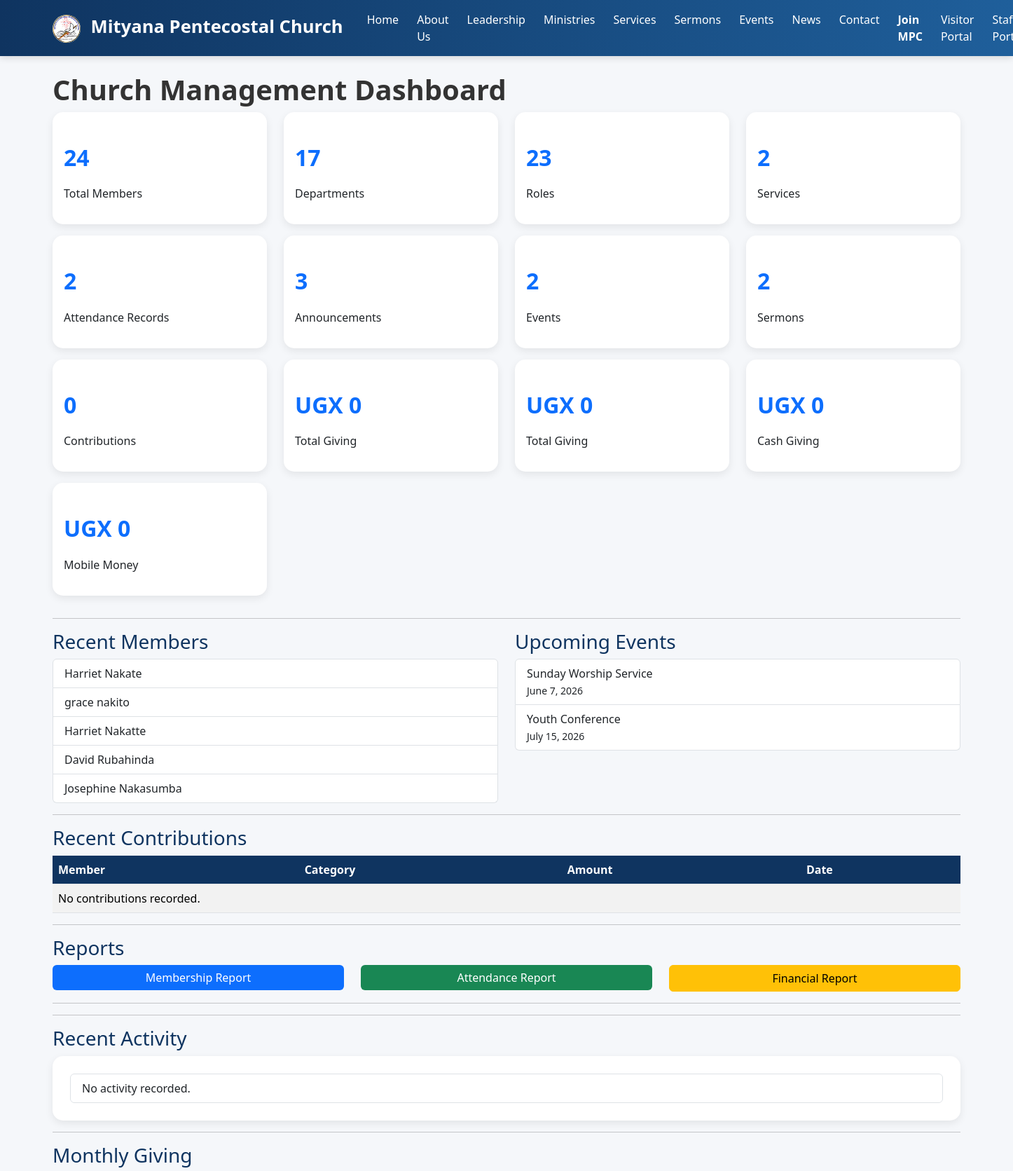
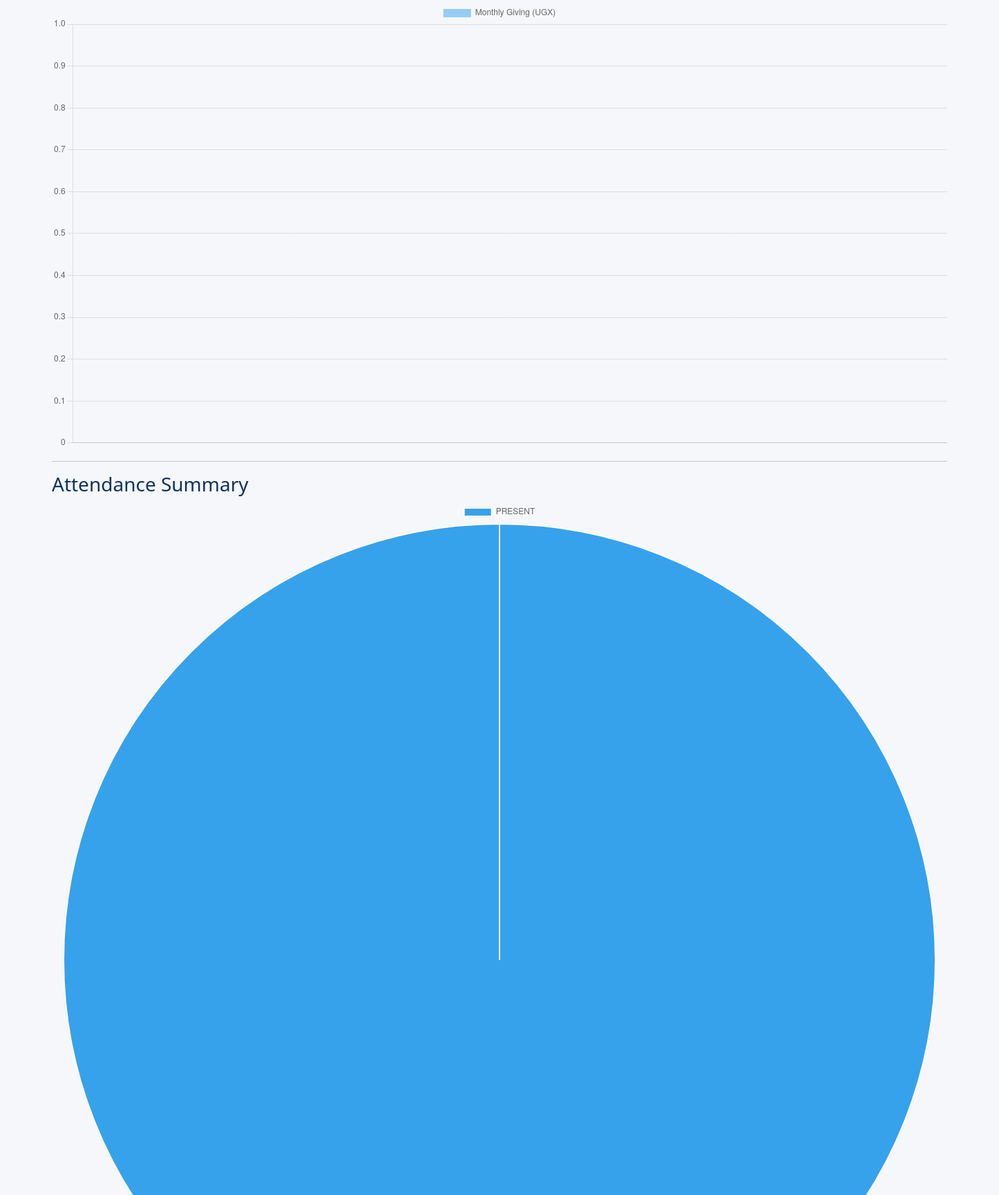
Screenshot of /dashboard/ (signed in, upper part) with the database file from the repository (2 pictures, top to bottom).
### members/models.py (models this page shows, shortened)
class Member(models.Model):
    MEMBERSHIP_STATUS = [
        ('ACTIVE', 'Active'),
        ('VISITOR', 'Visitor'),
        ('INACTIVE', 'Inactive'),
    ]
    user = models.OneToOneField(
        settings.AUTH_USER_MODEL,
        on_delete=models.SET_NULL,
        null=True,
        blank=True
    )
    first_name = models.CharField(max_length=100)
    last_name = models.CharField(max_length=100)
    gender = models.CharField(
        max_length=1,
        choices=[
            ('M', 'Male'),
            ('F', 'Female')
        ]
    )
    department = models.ForeignKey(
        Department,
        on_delete=models.SET_NULL,
        null=True,
        blank=True
    )
    role = models.ForeignKey(
    Role,
    on_delete=models.SET_NULL,
    null=True,
    blank=True
    )
    status = models.CharField(
        max_length=20,
        choices=MEMBERSHIP_STATUS,
        default='ACTIVE'
    )
    phone_number = models.CharField(
        max_length=20,
        blank=True
    )
    email = models.EmailField(
        blank=True
    )
    whatsapp_number = models.CharField(
       max_length=20,
       blank=True
    )
    next_of_kin = models.CharField(
       max_length=255,
       blank=True
    )
    next_of_kin_contact = models.CharField(
       max_length=20,
       blank=True
    )
    village = models.CharField(
       max_length=100,
       blank=True
    )
    parish = models.CharField(
       max_length=100,
       blank=True
    )
    sub_county = models.CharField(
       max_length=100,
       blank=True
    )
    district = models.CharField(
       max_length=100,
       blank=True
    )
    birthday = models.DateField(
        null=True,
        blank=True
    )
    MARITAL_STATUS_CHOICES = [
        ('SINGLE', 'Single'),
        ('MARRIED', 'Married'),
        ('DIVORCED', 'Divorced'),
        ('WIDOWED', 'Widowed'),
    ]
    marital_status = models.CharField(
        max_length=20,
        choices=MARITAL_STATUS_CHOICES,
        blank=True
    )
    number_of_children = models.PositiveIntegerField(
        default=0
    )
    occupation = models.CharField(
        max_length=100,
        blank=True
    )
    employer = models.CharField(
        max_length=255,
        blank=True
    )
    place_of_work = models.CharField(
        max_length=255,
        blank=True
    )
    education_level = models.CharField(
        max_length=100,
        blank=True
    )
    is_student = models.BooleanField(
        default=False
    )
    school_name = models.CharField(
        max_length=255,
        blank=True
    )
    is_renting = models.BooleanField(
        default=False
    )
    landlord_name = models.CharField(
        max_length=255,
        blank=True
    )
    date_saved = models.DateField(
        null=True,
        blank=True
    )
    church_where_saved = models.CharField(
        max_length=255,
        blank=True
    )
    is_baptized = models.BooleanField(
        default=False
    )
    baptism_date = models.DateField(
        null=True,
        blank=True
    )
    baptism_place = models.CharField(
        max_length=255,
        blank=True
    )
    former_church = models.CharField(
        max_length=255,
        blank=True
    )
    former_pastor = models.CharField(
        max_length=255,
        blank=True
    )
    previous_ministry = models.CharField(
        max_length=255,
        blank=True
    )
    desired_ministry = models.ForeignKey(
        Department,
        on_delete=models.SET_NULL,
        null=True,
        blank=True,
        related_name='interested_members'
    )
    years_at_mpc = models.PositiveIntegerField(
        default=0
    )
    address = models.CharField(
        max_length=255,
        blank=True
    )
    date_joined = models.DateField(
        null=True,
        blank=True
    )
    is_active = models.BooleanField(
        default=True
    )
    created_at = models.DateTimeField(
        auto_now_add=True
    )

### events/models.py (models this page shows, shortened)
class Event(models.Model):
    title = models.CharField(max_length=200)
    description = models.TextField()
    event_date = models.DateField()
    event_time = models.TimeField()
    venue = models.CharField(max_length=200)
    is_active = models.BooleanField(default=True)
    created_at = models.DateTimeField(auto_now_add=True)
    class Meta:
        ordering = ['event_date']

### dashboard/views.py (the view)
@login_required
def dashboard_home(request):
    total_amount = Contribution.objects.aggregate(
        total=Sum('amount')
    )['total'] or 0
    mobile_money_total = Contribution.objects.filter(
        payment_method='MOBILE_MONEY'
    ).aggregate(
        total=Sum('amount')
    )['total'] or 0
    cash_total = Contribution.objects.filter(
        payment_method='CASH'
    ).aggregate(
        total=Sum('amount')
    )['total'] or 0
    recent_members = Member.objects.order_by(
    '-created_at'
    )[:5]
    recent_contributions = Contribution.objects.order_by(
        '-contribution_date'
    )[:5]
    upcoming_events = Event.objects.filter(
        is_active=True
    ).order_by(
        'event_date'
    )[:5]
    recent_announcements = Announcement.objects.filter(
        is_active=True
    ).order_by(
        '-created_at'
    )[:5]
    recent_activity = ActivityLog.objects.order_by(
        '-created_at'
    )[:10]
    monthly_giving = list(
        Contribution.objects
        .annotate(month=TruncMonth('contribution_date'))
        .values('month')
        .annotate(total=Sum('amount'))
        .order_by('month')
    )
    attendance_summary = list(
        Attendance.objects
        .values('status')
        .annotate(total=Count('id'))
    )
    today = date.today()
    birthdays = Member.objects.filter(
        birthday__month=today.month,
        birthday__day=today.day
    )
    context = {
        'member_count': Member.objects.count(),
        'department_count': Department.objects.count(),
        'role_count': Role.objects.count(),
        'announcement_count': Announcement.objects.count(),
        'event_count': Event.objects.count(),
        'sermon_count': Sermon.objects.count(),
        'attendance_count': Attendance.objects.count(),
        'service_count': Service.objects.count(),
        'total_contributions': Contribution.objects.count(),
        'total_amount': total_amount,
        'mobile_money_total': mobile_money_total,
        'cash_total': cash_total,
        'recent_members': recent_members,
        'recent_contributions': recent_contributions,
        'upcoming_events': upcoming_events,
        'recent_announcements': recent_announcements,
        'recent_activity': recent_activity,
        'monthly_giving': monthly_giving,
        'attendance_summary': attendance_summary,
        'birthdays': birthdays,
    }
    return render(
        request,
        'dashboard/home.html',
        context
    )

### templates/dashboard/home.html (shortened to what this page needs)
{% extends 'base.html' %}
{% block content %}
<h1>Church Management Dashboard</h1>
<div class="row">
    <div class="col-md-3">
        <div class="card p-3 mb-3">
            <h2>{{ member_count }}</h2>
            <p>Total Members</p>
        </div>
    </div>
    <div class="col-md-3">
        <div class="card p-3 mb-3">
            <h2>{{ department_count }}</h2>
            <p>Departments</p>
        </div>
    </div>
    <div class="col-md-3">
        <div class="card p-3 mb-3">
            <h2>{{ role_count }}</h2>
            <p>Roles</p>
        </div>
    </div>
    <div class="col-md-3">
        <div class="card p-3 mb-3">
            <h2>{{ service_count }}</h2>
            <p>Services</p>
        </div>
    </div>
</div>
<div class="row">
    <div class="col-md-3">
        <div class="card p-3 mb-3">
            <h2>{{ attendance_count }}</h2>
            <p>Attendance Records</p>
        </div>
    </div>
    <div class="col-md-3">
        <div class="card p-3 mb-3">
            <h2>{{ announcement_count }}</h2>
            <p>Announcements</p>
        </div>
    </div>
    <div class="col-md-3">
        <div class="card p-3 mb-3">
            <h2>{{ event_count }}</h2>
            <p>Events</p>
        </div>
    </div>
    <div class="col-md-3">
        <div class="card p-3 mb-3">
            <h2>{{ sermon_count }}</h2>
            <p>Sermons</p>
        </div>
    </div>
    <div class="col-md-3">
        <div class="card p-3 mb-3">
            <h2>{{ total_contributions }}</h2>
            <p>Contributions</p>
        </div>
    </div>
    <div class="col-md-3">
        <div class="card p-3 mb-3">
            <h2>UGX {{ total_amount }}</h2>
            <p>Total Giving</p>
        </div>
    </div>
    <div class="col-md-3">
        <div class="card p-3 mb-3">
            <h2>UGX {{ total_amount }}</h2>
            <p>Total Giving</p>
        </div>
    </div>
    <div class="col-md-3">
        <div class="card p-3 mb-3">
            <h2>UGX {{ cash_total }}</h2>
            <p>Cash Giving</p>
        </div>
    </div>
    <div class="col-md-3">
        <div class="card p-3 mb-3">
            <h2>UGX {{ mobile_money_total }}</h2>
            <p>Mobile Money</p>
        </div>
    </div>
</div>
<hr>
<div class="row">
    <div class="col-md-6">
        <h3>Recent Members</h3>
        <ul class="list-group">
            {% for member in recent_members %}
            <li class="list-group-item">
                {{ member.first_name }}
                {{ member.last_name }}
            </li>
            {% empty %}
            <li class="list-group-item">
                No members found.
            </li>
            {% endfor %}
        </ul>
    </div>
    <div class="col-md-6">
        <h3>Upcoming Events</h3>
        <ul class="list-group">
            {% for event in upcoming_events %}
            <li class="list-group-item">
                {{ event.title }}
                <br>
                <small>
                    {{ event.event_date }}
                </small>
            </li>
            {% empty %}
            <li class="list-group-item">
                No upcoming events.
            </li>
            {% endfor %}
        </ul>
    </div>
</div>
<hr>
<h3>Recent Contributions</h3>
<table class="table table-striped">
    <thead>
        <tr>
            <th>Member</th>
            <th>Category</th>
            <th>Amount</th>
            <th>Date</th>
        </tr>
    </thead>
    <tbody>
        {% for contribution in recent_contributions %}
        <tr>
            <td>
                {{ contribution.member }}
            </td>
            <td>
                {{ contribution.category }}
            </td>
            <td>
                UGX {{ contribution.amount }}
            </td>
            <td>
                {{ contribution.contribution_date }}
            </td>
        </tr>
        {% empty %}
        <tr>
            <td colspan="4">
                No contributions recorded.
            </td>
        </tr>
        {% endfor %}
    </tbody>
</table>
<hr>
<h3>Reports</h3>
<div class="row">
    <div class="col-md-4">
        <a href="/reports/membership/"
           class="btn btn-primary w-100">
            Membership Report
        </a>
    </div>
    <div class="col-md-4">
        <a href="/reports/attendance/"
           class="btn btn-success w-100">
            Attendance Report
        </a>
    </div>
    <div class="col-md-4">
        <a href="/reports/finance/"
           class="btn btn-warning w-100">
            Financial Report
        </a>
    </div>
</div>
<hr>
<hr>
<h3>Recent Activity</h3>
<div class="card">
    <div class="card-body">
        <ul class="list-group">
            {% for activity in recent_activity %}
            <li class="list-group-item">
                <strong>
                    {{ activity.user }}
                </strong>
                -
                {{ activity.action }}
                <br>
                <small class="text-muted">
                    {{ activity.created_at }}
                </small>
            </li>
            {% empty %}
            <li class="list-group-item">
                No activity recorded.
            </li>
            {% endfor %}
        </ul>
    </div>
</div>
<hr>
<h3>Monthly Giving</h3>
<canvas id="givingChart"></canvas>
<script>
const givingData = JSON.parse(
    document.getElementById(
        'monthly-giving-data'
    ).textContent
);
const labels = givingData.map(
    item => item.month.substring(0, 7)
);
const totals = givingData.map(
    item => item.total
);
new Chart(
    document.getElementById(
        'givingChart'
    ),
    {
        type: 'bar',
        data: {
            labels: labels,
            datasets: [{
                label: 'Monthly Giving (UGX)',
                data: totals
            }]
        }
    }
);
</script>
<hr>
<h3>Attendance Summary</h3>
<canvas id="attendanceChart"></canvas>
<script>
const attendanceData = JSON.parse(
    document.getElementById(
        'attendance-data'
    ).textContent
);
new Chart(
    document.getElementById(
        'attendanceChart'
    ),
    {
        type: 'pie',
        data: {
            labels: attendanceData.map(
                item => item.status
            ),
            datasets: [{
                data: attendanceData.map(
                    item => item.total
                )
            }]
        }
    }
);
</script>
{% endblock %}

### static/css/style.css (style rules this page uses)
body { background-color: #f5f7fa; font-family: "Segoe UI", Arial, sans-serif; color: #333; margin: 0; padding: 0; }
.btn-primary { background-color: #0d6efd; border: none; }
.btn-success { background-color: #198754; border: none; }
h1 { font-weight: bold; }
h2 { color: #0d6efd; font-weight: bold; margin-top: 30px; margin-bottom: 20px; }
h3 { color: #0f3460; }
.card { border: none; border-radius: 15px; overflow: hidden; box-shadow: 0 4px 12px rgba( 0, 0, 0, 0.08 ); transition: all 0.3s ease; }
.card-body { padding: 25px; }
.table { background: white; border-radius: 10px; }
.table th { background-color: #0f3460; color: white; }

### rows the page displays
Member: first_name "Harriet", last_name "Nakate"
Member: first_name "grace", last_name "nakito"
Member: first_name "Harriet", last_name "Nakatte"
Member: first_name "David", last_name "Rubahinda"
Member: first_name "Josephine", last_name "Nakasumba"
Event: title "Sunday Worship Service", event_date "June 7, 2026"
Event: title "Youth Conference", event_date "July 15, 2026"

### other values shown
{{ member_count }} "24"
{{ department_count }} "17"
{{ role_count }} "23"
{{ service_count }} "2"
{{ attendance_count }} "2"
{{ announcement_count }} "3"
{{ event_count }} "2"
{{ sermon_count }} "2"
{{ total_contributions }} "0"
{{ total_amount }} "0"
{{ cash_total }} "0"
{{ mobile_money_total }} "0"
